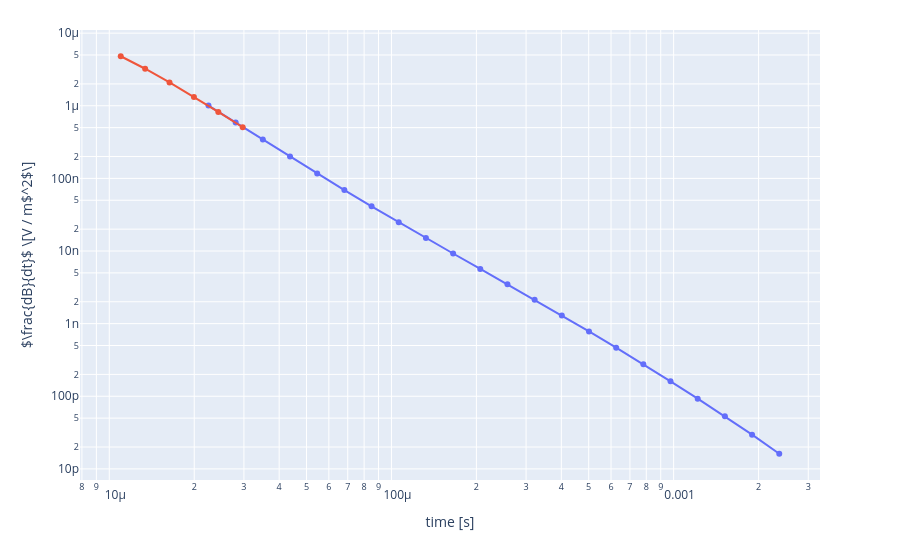

Notebook code cell kept with this figure:
### Code cell
import usf
import numpy as np

import os
usf_folders = ['/home/matt/geophysics_data/TEM/sTEM_data/2025_0227/USF_Files_dawa river/',
               '/home/matt/geophysics_data/TEM/sTEM_data/2025_0226/USF_Files_Dawa River Channel/',
            #    'E:/sTEM_data/2025_0302/USF_Files_dawa river 3/',
            #    'C:/Users/au646858/Downloads/2025_0622_profiler_sTEM53/USF_Files_profile_day_4_DD_Boren_Aliy_river/',
               '/home/matt/geophysics_data/TEM/sTEM_data/2025_0302/USF_Files_dawa river 3/'
               ]

sweeps = []
for usf_folder in usf_folders:
    usf_files = [usf_folder+f for f in os.listdir(usf_folder) if f.endswith('.usf')]
    for usf_file in usf_files:        
        sweeps += usf.Sweep.from_usf(usf_file, combine=False)
points = set([x.points for x in sweeps])

mega_sweeps = []
for pnts in points:
    mega_sweeps.append(usf.Sweep.combine_sweeps([swp for swp in sweeps if swp.points==pnts]))
lm,hm = mega_sweeps
import pandas as pd

import plotly.graph_objects as go

fig = go.Figure()

in_use_hm = np.ones_like(hm.data, dtype=bool)
in_use_lm = np.ones_like(lm.data, dtype=bool)




# Combined data
fig.add_trace(go.Scatter(x=hm.time.mean(0), y=hm.data.mean(0), mode='lines+markers', name='High Mass Mean Combined', showlegend=False))
fig.add_trace(go.Scatter(x=lm.time.mean(0), y=lm.data.mean(0), mode='lines+markers', name='Low Mass Mean Combined', showlegend=False))

fig.update_layout(
    xaxis_type="log",
    yaxis_type="log",
    xaxis_title="time [s]",
    yaxis_title="$\\frac{dB}{dt}$ \\[V / m$^2$\\]",
    margin=dict(t=30),
    dragmode='select',
)
fig

### Figure 1 — Plotly figure (JSON) as saved in the notebook; plotly's stock layout.template omitted (floating-point values rounded to 4 significant figures)
{"data": [{"mode": "lines+markers", "name": "High Mass Mean Combined", "showlegend": false, "type": "scatter", "x": [2.247e-05, 2.805e-05, 3.501e-05, 4.371e-05, 5.456e-05, 6.811e-05, 8.502e-05, 0.0001061, 0.0001325, 0.0001654, 0.0002064, 0.0002577, 0.0003217, 0.0004015, 0.0005012, 0.0006257, 0.0007811, 0.000975, 0.001217, 0.001519, 0.001897, 0.002367], "y": [1.005e-06, 5.882e-07, 3.426e-07, 1.996e-07, 1.169e-07, 6.903e-08, 4.119e-08, 2.485e-08, 1.511e-08, 9.245e-09, 5.672e-09, 3.477e-09, 2.128e-09, 1.295e-09, 7.821e-10, 4.674e-10, 2.757e-10, 1.605e-10, 9.257e-11, 5.287e-11, 2.96e-11, 1.616e-11]}, {"mode": "lines+markers", "name": "Low Mass Mean Combined", "showlegend": false, "type": "scatter", "x": [1.098e-05, 1.34e-05, 1.635e-05, 1.995e-05, 2.435e-05, 2.971e-05], "y": [4.807e-06, 3.234e-06, 2.095e-06, 1.324e-06, 8.228e-07, 5.058e-07]}], "layout": {"dragmode": "select", "margin": {"t": 30}, "xaxis": {"title": {"text": "time [s]"}, "type": "log"}, "yaxis": {"title": {"text": "$\\frac{dB}{dt}$ \\[V / m$^2$\\]"}, "type": "log"}}}
